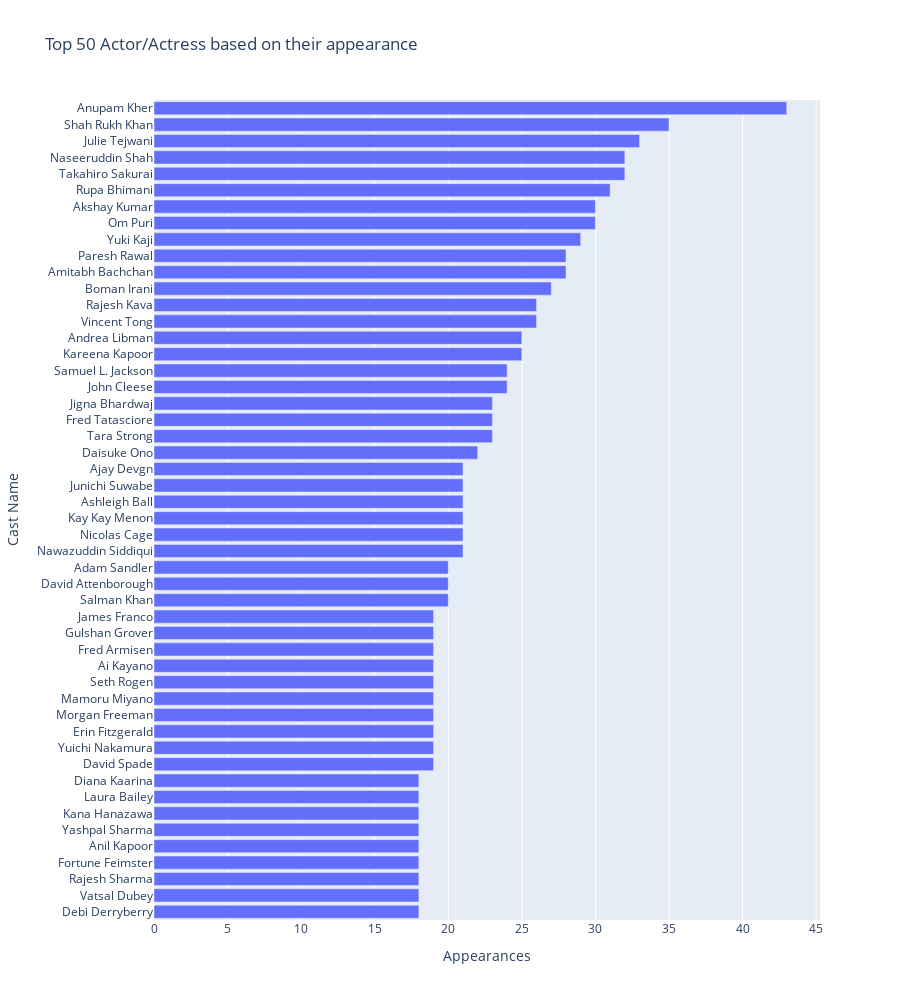

Notebook code cell kept with this figure:
### Code cell
fig = px.bar(casts_appearance_dataframe[:50].sort_values(by=['Appearances']), x='Appearances', y = 'Cast Name', height = 1000, title='Top 50 Actor/Actress based on their appearance')
fig.show()

### Figure 1 — Plotly figure (JSON) as saved in the notebook; plotly's stock layout.template omitted (floating-point values rounded to 4 significant figures)
{"data": [{"alignmentgroup": "True", "hovertemplate": "Appearances=%{x}<br>Cast Name=%{y}<extra></extra>", "legendgroup": "", "marker": {"color": "#636efa", "pattern": {"shape": ""}}, "name": "", "offsetgroup": "", "orientation": "h", "showlegend": false, "textposition": "auto", "type": "bar", "x": [18, 18, 18, 18, 18, 18, 18, 18, 18, 19, 19, 19, 19, 19, 19, 19, 19, 19, 19, 20, 20, 20, 21, 21, 21, 21, 21, 21, 22, 23, 23, 23, 24, 24, 25, 25, 26, 26, 27, 28, 28, 29, 30, 30, 31, 32, 32, 33, 35, 43], "xaxis": "x", "y": ["Debi Derryberry", "Vatsal Dubey", "Rajesh Sharma", "Fortune Feimster", "Anil Kapoor", "Yashpal Sharma", "Kana Hanazawa", "Laura Bailey", "Diana Kaarina", "David Spade", "Yuichi Nakamura", "Erin Fitzgerald", "Morgan Freeman", "Mamoru Miyano", "Seth Rogen", "Ai Kayano", "Fred Armisen", "Gulshan Grover", "James Franco", "Salman Khan", "David Attenborough", "Adam Sandler", "Nawazuddin Siddiqui", "Nicolas Cage", "Kay Kay Menon", "Ashleigh Ball", "Junichi Suwabe", "Ajay Devgn", "Daisuke Ono", "Tara Strong", "Fred Tatasciore", "Jigna Bhardwaj", "John Cleese", "Samuel L. Jackson", "Kareena Kapoor", "Andrea Libman", "Vincent Tong", "Rajesh Kava", "Boman Irani", "Amitabh Bachchan", "Paresh Rawal", "Yuki Kaji", "Om Puri", "Akshay Kumar", "Rupa Bhimani", "Takahiro Sakurai", "Naseeruddin Shah", "Julie Tejwani", "Shah Rukh Khan", "Anupam Kher"], "yaxis": "y"}], "layout": {"barmode": "relative", "height": 1000, "legend": {"tracegroupgap": 0}, "title": {"text": "Top 50 Actor/Actress based on their appearance"}, "xaxis": {"anchor": "y", "domain": [0, 1], "title": {"text": "Appearances"}}, "yaxis": {"anchor": "x", "domain": [0, 1], "title": {"text": "Cast Name"}}}}
